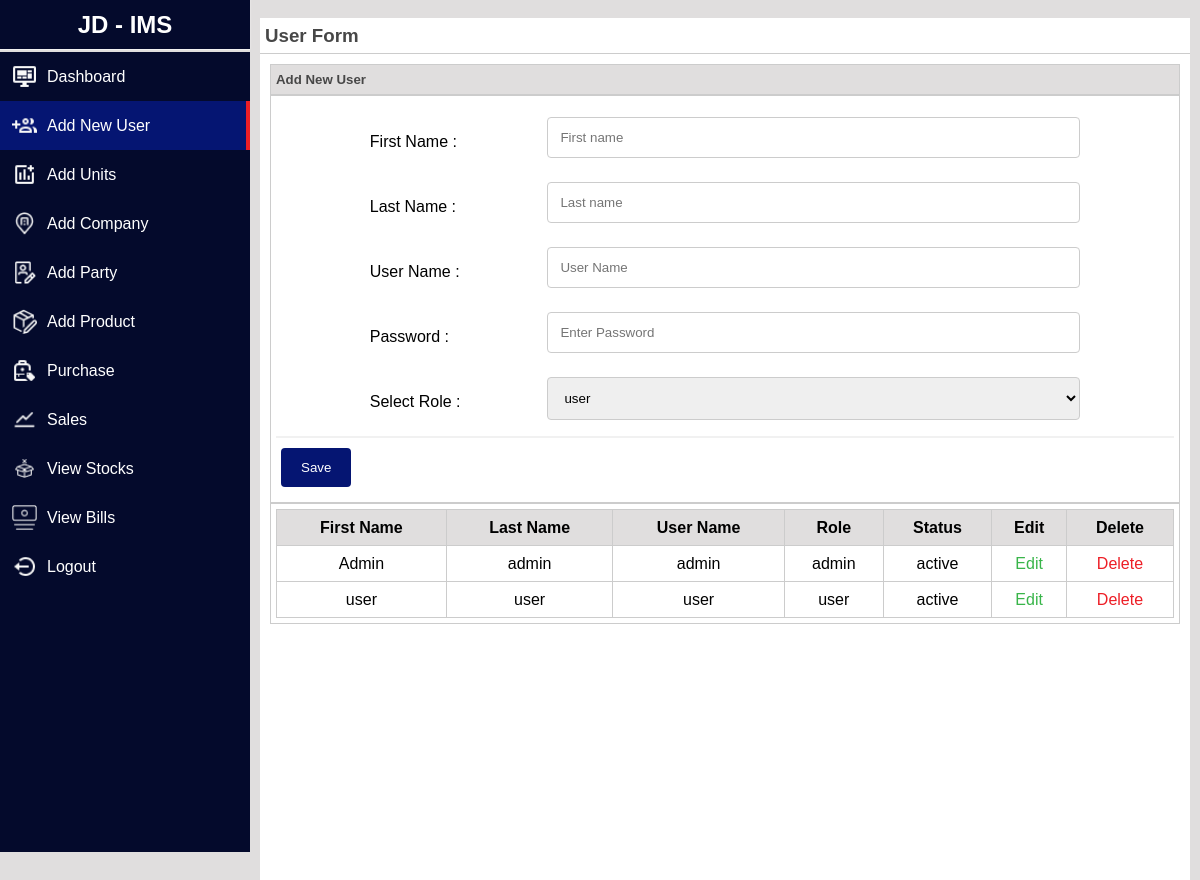
Screenshot of /jd_ims/admin/add_new_user.php (signed in) with the database file from the repository.
### tables this page shows
CREATE TABLE `user_registration` (
  `id` int(5) NOT NULL,
  `firstname` varchar(50) NOT NULL,
  `lastname` varchar(50) NOT NULL,
  `username` varchar(50) NOT NULL,
  `password` varchar(50) NOT NULL,
  `role` varchar(10) NOT NULL,
  `status` varchar(10) NOT NULL
);

### jd_ims/admin/add_new_user.php (the view, shortened to what this page needs)
<?php
include "base.php";
include "../user/connection.php";
?>
<div class="container">
        <div id="content">
            <div id="content_header">
                <h3>User Form</h3>
            </div>
            <div class="container-fluid">
                <div class="row-fluid" style="background-color: white; min-height: 1000px; padding:10px;">
                <div class="widget-box">
                <div class="widget-title">
                  <h5>Add New User</h5>
                </div>
                <div class="widget-content">
                  <form name="form1" action="" method="post" class="form-horizontal">
                    <div class="control-group">
                      <div class="col-25">
                        <label class="control-label">First Name :</label>
                      </div>
                      <div class="controls col-75">
                        <input type="text" class="span11" placeholder="First name" name="firstname" />
                      </div>
                    </div>
                    <div class="control-group">
                        <div class="col-25">
                            <label class="control-label">Last Name :</label>
                          </div>
                      <div class="controls col-75">
                        <input type="text" class="span11" placeholder="Last name" name="lastname" />
                      </div>
                    </div>
                    <div class="control-group">
                        <div class="col-25">
                            <label class="control-label">User Name :</label>
                          </div>
                      <div class="controls col-75">
                        <input type="text" class="span11" placeholder="User Name" name="username" />
                      </div>
                    </div>
                    <div class="control-group">
                        <div class="col-25">
                        <label class="control-label">Password :</label>
                        </div>
                      <div class="controls col-75">
                        <input type="password"  class="span11" placeholder="Enter Password" name="password" />
                      </div>
                    </div>
                    <div class="control-group">
                      <div class="col-25">
                        <label class="control-label">Select Role :</label></div>
                      <div class="controls col-75">
                        <select name="role" class="span11">
                            <option>user</option>
                        </select>
                      </div>
                    </div>
                    <hr>
                    <div class="form-actions">
                      <button type="submit" name="submit1" class="btn">Save</button>
                    </div>
                  </form>
                </div>
        </div>
        <div class="widget-content">
          <table>
            <thead>
              <tr>
                <th>First Name</th>
                <th>Last Name</th>
                <th>User Name</th>
                <th>Role</th>
                <th>Status</th>
                <th>Edit</th>
                <th>Delete</th>
              </tr>
            </thead>
            <tbody>
            <?php
                $res=mysqli_query($link, "select * from user_registration");
                while($row=mysqli_fetch_array($res))
                {
                    ?>
                    <tr>
                        <td><?php echo $row["firstname"]; ?></td>
                        <td><?php echo $row["lastname"]; ?></td>
                        <td><?php echo $row["username"]; ?></td>
                        <td><?php echo $row["role"]; ?></td>
                        <td><?php echo $row["status"]; ?></td>
                        <td><a href="edit_user.php?id=<?php echo $row["id"]; ?>" class="td-edit">Edit</a></td>
                        <td><a href="delete_user.php?id=<?php echo $row["id"]; ?>" class="td-delete">Delete</a></td>
                    </tr>
                    <?php
                }
                ?>
            </tbody>
          </table>
        </div>
    </div>
<?php
include "footer.php";
?>

### jd_ims/admin/style.css (style rules this page uses)
* { box-sizing: border-box; margin: 0; padding: 0; font-family: sans-serif; }
:root { --btn-color: #051572; --primary-color: #040a2c; --secondary-color: #ED1E26; --list-color: #39B54A; --dark-color: #000000; --light-color: #FFFFFF; --bg-color: #e0dede; --bg-hover: #f4f4f4; --text-color:#474747; --border-color:#ccc; }
body { background-color: var(--bg-color); }
hr { border: 1px solid #F1F1F1; }
.container { width: auto; text-align: justify; margin: 0px 0px 10px 250px; line-height: 25px; padding-left: 10px; padding-right: 10px; }
#content_header { background-color: var(--light-color); border-bottom: 1px solid var(--border-color); padding: 5px; }
#content_header h3, h5 { color: var(--text-color); }
.widget-title { padding: 2px 5px; background-color: var(--bg-color); border: 1px solid var(--border-color); }
.widget-content { border: 1px solid var(--border-color); padding: 5px; }
.control-group { display: flex; flex-direction: row; margin: 10px 5px; justify-content: center; }
.control-group-sales input, select { width: 100%; padding: 12px; border: 1px solid #ccc; border-radius: 4px; box-sizing: border-box; resize: vertical; }
.controls input, select, textarea { width: 100%; padding: 12px; border: 1px solid #ccc; border-radius: 4px; box-sizing: border-box; resize: vertical; }
.control-group label { padding: 12px 12px 12px 0; display: inline-block; }
.col-25 { float: left; width: 20%; margin-top: 6px; }
.col-75 { float: left; width: 60%; margin-top: 6px; }
.btn { background-color: var(--btn-color); color: white; padding: 12px 20px; border: none; border-radius: 4px; cursor: pointer; margin: 10px 5px; }
table,td,th { border-collapse: collapse; border: 1px solid var(--border-color); text-align: center; padding: 5px; }
table { width: 100%; }
th { background-color: var(--bg-color); }
.td-edit { color: var(--list-color); cursor: pointer; text-decoration: none; }
.td-delete { color: var(--secondary-color); cursor: pointer; text-decoration: none; }

### rows the page displays
user_registration: firstname "Admin", lastname "admin", username "admin", role "admin", status "active"
user_registration: firstname "user", lastname "user", username "user", role "user", status "active"
